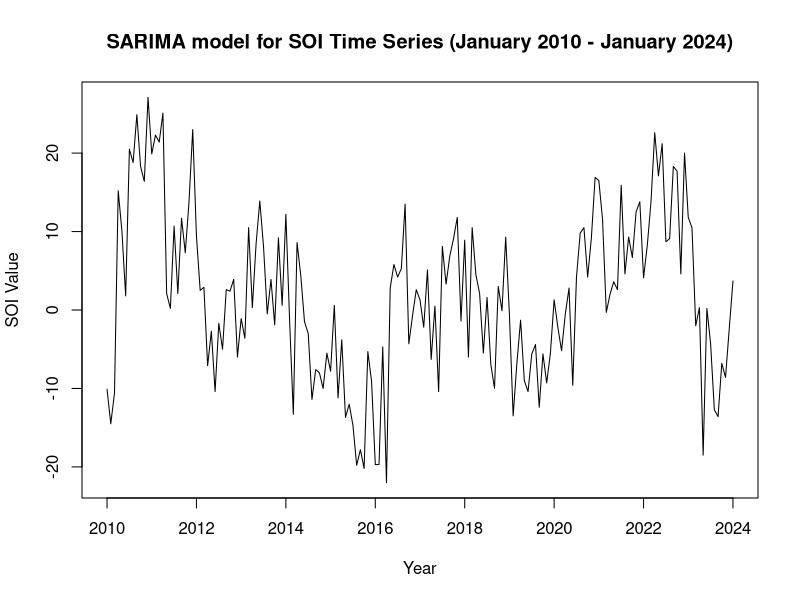
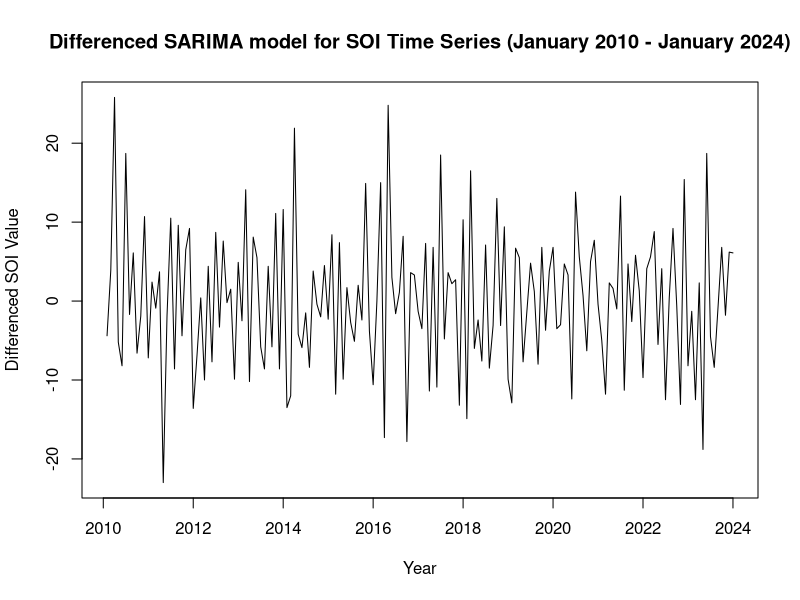
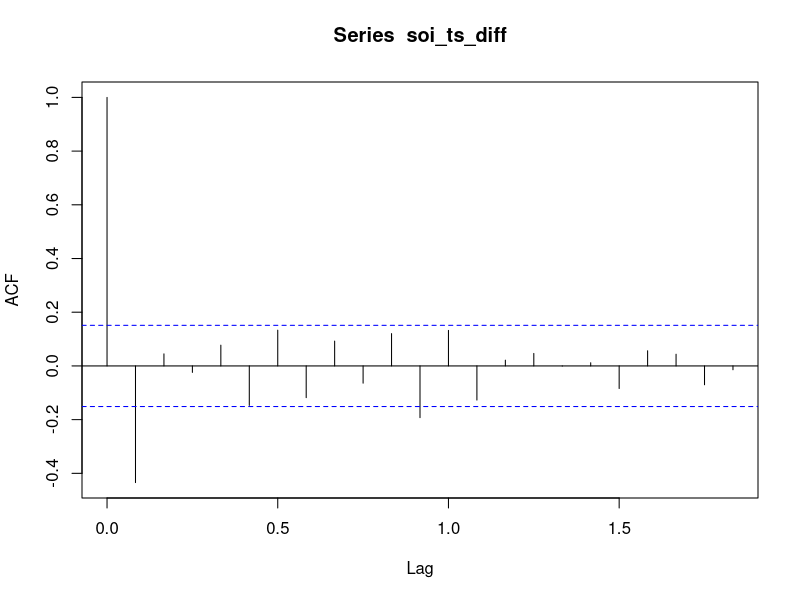
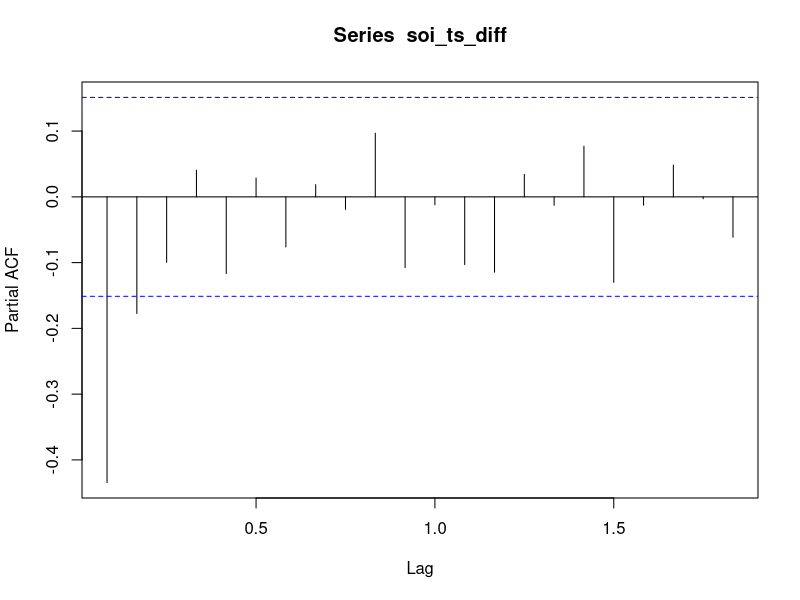
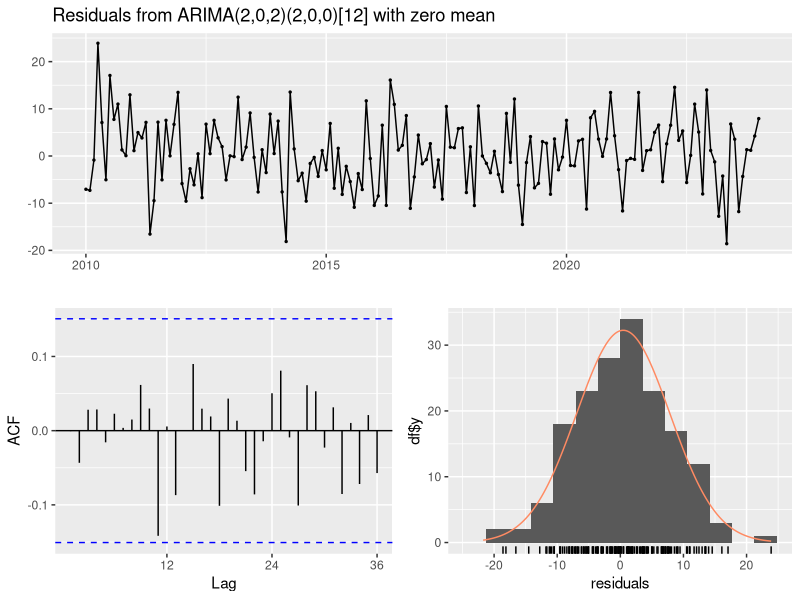
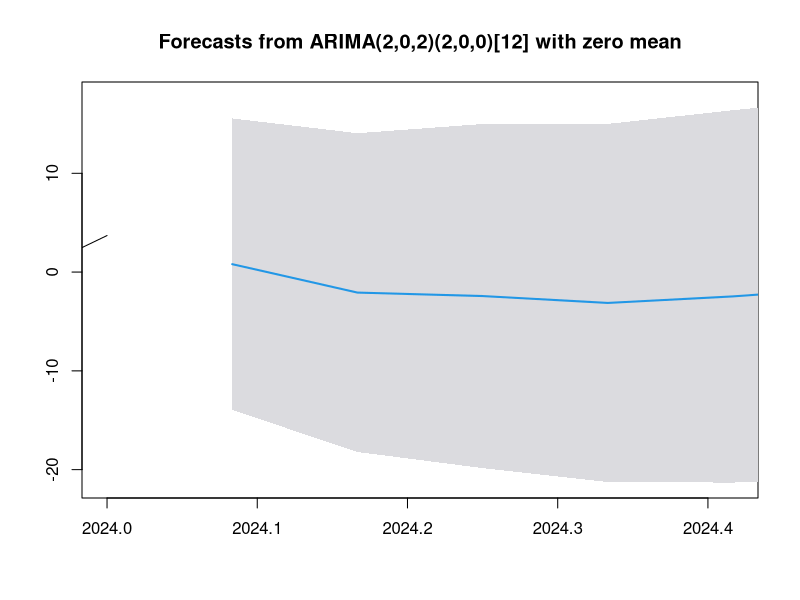
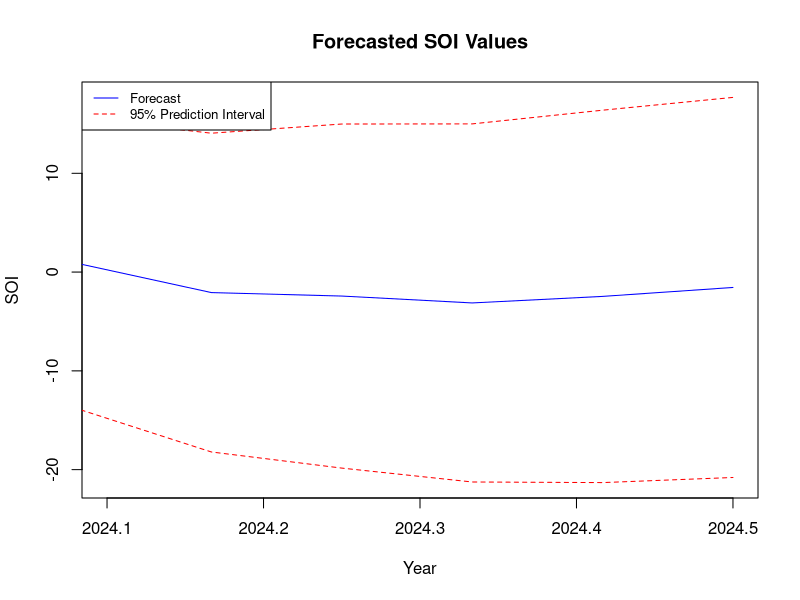

Generate these figures, in order, with R:
install.packages("forecast")
library("forecast")
library("tseries")

getwd()
setwd("Documents")

# a)

#load data
soi_data_raw <- read.csv("Time_Series_SOI.txt", header = FALSE, col.names = c("YearMonth", "SOI"))

#separate and  convert year and month
soi_data_raw$Year <- substr(soi_data_raw$YearMonth, 1, 4)
soi_data_raw$Month <- substr(soi_data_raw$YearMonth, 5, 6)
soi_data_raw$Year <- as.numeric(soi_data_raw$Year)
soi_data_raw$Month <- as.numeric(soi_data_raw$Month)
#remove the original YearMonth column
soi_data <- soi_data_raw[, -1]

#filter to only include January 2010 to January 2024
soi_data <- subset(soi_data, Year >= 2010 & (Year < 2024 | (Year == 2024 & Month == 1)))

#convert to ts object
soi_ts <- ts(soi_data$SOI, start=c(2010, 1), frequency=12)

#plot
plot(soi_ts, main="SARIMA model for SOI Time Series (January 2010 - January 2024)", xlab="Year", ylab="SOI Value")

adf_test <- adf.test(soi_ts)
print(adf_test)

#check if differencing is needed
if(adf_test$p.value > 0.05) {
  cat("The data is non-stationary, differencing is needed.\n")
  #differencing
  soi_ts_diff <- diff(soi_ts, differences = 1)
  #plot differenced ts
  plot(soi_ts_diff, main="Differenced SARIMA model for SOI Time Series (January 2010 - January 2024)", xlab="Year", ylab="Differenced SOI Value")
  
  #perform ADF test 
  adf_test_diff <- adf.test(soi_ts_diff)
  print(adf_test_diff)
}

#initial examination of the data
summary(soi_ts_diff)

#ACF and PACF to identify potential AR and MA orders
acf(soi_ts_diff)
pacf(soi_ts_diff)
  
#fit SARIMA model using auto.arima 
sarima_model <- auto.arima(soi_ts)

#residual diagnostics
checkresiduals(sarima_model)

#model summary
summary(sarima_model)


# b)

#forecast the next 5 time periods (months)
forecasted_values <- forecast(sarima_model, h = 6, level = c(95))

#create a new plot for the forecasted values
plot(forecasted_values, xlim=c(2024, 2024 + (5/12)), ylim=range(forecasted_values$lower, forecasted_values$upper))

#create time series object with just forecasted values
forecasted_ts <- ts(forecasted_values$mean, start=c(2024, 2), frequency=12)

#plot
plot(forecasted_ts, type="n", xlim=c(2024.1, 2024 + (6/12)), ylim=range(c(forecasted_values$lower, forecasted_values$upper)), xlab="Year", ylab="SOI", main="Forecasted SOI Values")
lines(forecasted_ts, col="blue")
# prediction interval
lines(ts(forecasted_values$lower, start=c(2024, 2), frequency=12), col="red", lty=2)
lines(ts(forecasted_values$upper, start=c(2024, 2), frequency=12), col="red", lty=2)

legend("topleft", legend=c("Forecast", "95% Prediction Interval"), col=c("blue", "red"), lty=c(1, 2), cex=0.8)


